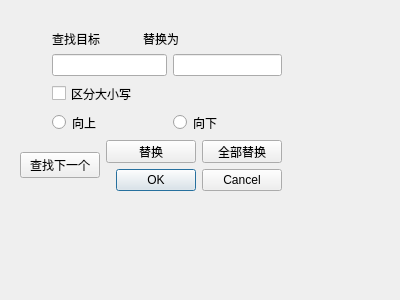
<?xml version="1.0" encoding="UTF-8"?>
<ui version="4.0">
 <class>ReplaceDialog</class>
 <widget class="QDialog" name="ReplaceDialog">
  <property name="geometry">
   <rect>
    <x>0</x>
    <y>0</y>
    <width>400</width>
    <height>300</height>
   </rect>
  </property>
  <property name="windowTitle">
   <string>Dialog</string>
  </property>
  <widget class="QWidget" name="">
   <property name="geometry">
    <rect>
     <x>20</x>
     <y>30</y>
     <width>262</width>
     <height>161</height>
    </rect>
   </property>
   <layout class="QGridLayout" name="gridLayout">
    <item row="0" column="1">
     <widget class="QLabel" name="label">
      <property name="text">
       <string>查找目标</string>
      </property>
     </widget>
    </item>
    <item row="0" column="3" colspan="2">
     <widget class="QLabel" name="label_2">
      <property name="text">
       <string>替换为</string>
      </property>
     </widget>
    </item>
    <item row="1" column="1" colspan="3">
     <widget class="QLineEdit" name="leFind"/>
    </item>
    <item row="1" column="4" colspan="2">
     <widget class="QLineEdit" name="leReplace"/>
    </item>
    <item row="2" column="1" colspan="2">
     <widget class="QCheckBox" name="cbCaseSensitive">
      <property name="text">
       <string>区分大小写</string>
      </property>
     </widget>
    </item>
    <item row="3" column="1" colspan="3">
     <widget class="QRadioButton" name="radioButton">
      <property name="text">
       <string>向上</string>
      </property>
     </widget>
    </item>
    <item row="3" column="4" colspan="2">
     <widget class="QRadioButton" name="radioButton_2">
      <property name="text">
       <string>向下</string>
      </property>
     </widget>
    </item>
    <item row="4" column="0" rowspan="2" colspan="2">
     <widget class="QPushButton" name="pushButton">
      <property name="text">
       <string>查找下一个</string>
      </property>
     </widget>
    </item>
    <item row="4" column="2" colspan="3">
     <widget class="QPushButton" name="pushButton_2">
      <property name="text">
       <string>替换</string>
      </property>
     </widget>
    </item>
    <item row="4" column="5">
     <widget class="QPushButton" name="pushButton_3">
      <property name="text">
       <string>全部替换</string>
      </property>
     </widget>
    </item>
    <item row="5" column="1" colspan="5">
     <widget class="QDialogButtonBox" name="buttonBox">
      <property name="orientation">
       <enum>Qt::Orientation::Horizontal</enum>
      </property>
      <property name="standardButtons">
       <set>QDialogButtonBox::StandardButton::Cancel|QDialogButtonBox::StandardButton::Ok</set>
      </property>
     </widget>
    </item>
   </layout>
  </widget>
 </widget>
 <resources/>
 <connections>
  <connection>
   <sender>buttonBox</sender>
   <signal>accepted()</signal>
   <receiver>ReplaceDialog</receiver>
   <slot>accept()</slot>
   <hints>
    <hint type="sourcelabel">
     <x>248</x>
     <y>254</y>
    </hint>
    <hint type="destinationlabel">
     <x>157</x>
     <y>274</y>
    </hint>
   </hints>
  </connection>
  <connection>
   <sender>buttonBox</sender>
   <signal>rejected()</signal>
   <receiver>ReplaceDialog</receiver>
   <slot>reject()</slot>
   <hints>
    <hint type="sourcelabel">
     <x>316</x>
     <y>260</y>
    </hint>
    <hint type="destinationlabel">
     <x>286</x>
     <y>274</y>
    </hint>
   </hints>
  </connection>
 </connections>
</ui>
